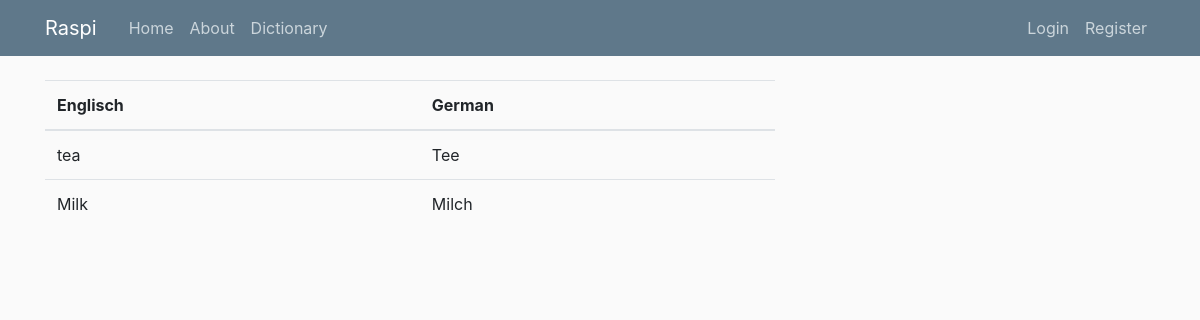
Before: /allwords with the older database file.
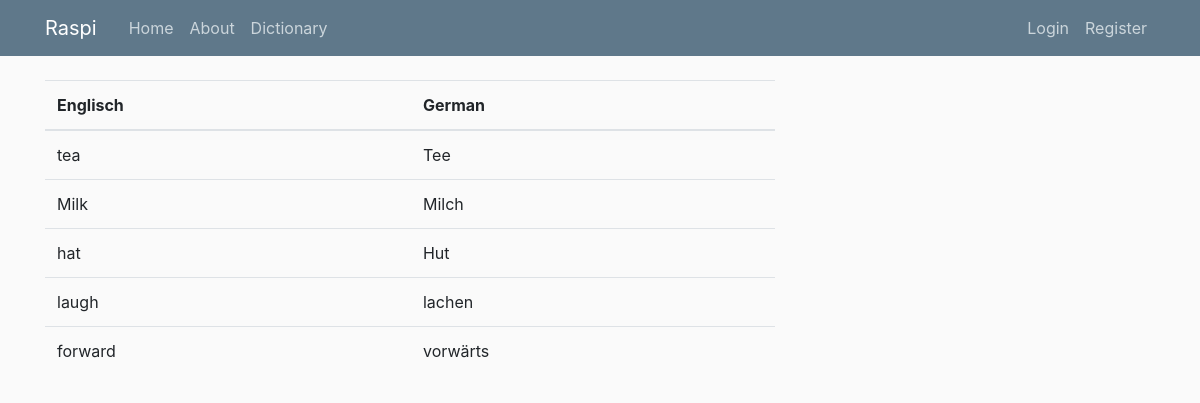
After: the same page with the newer database file.
### app/models.py (models this page shows, shortened)
class Dictionary(db.Model):
    id = db.Column(db.Integer, primary_key=True)
    engl = db.Column(db.String(120), unique=True, nullable=False)
    german = db.Column(db.String(120), unique=True, nullable=False)

### app/routes.py (the view)
@app.route('/allwords', methods=['GET', 'POST'])
def allwords():
    number_words = Dictionary.query.count()
    word_list = []
    for i in range(1, number_words+1):
        pair = Dictionary.query.filter_by(id=i).first()
        word_list.append((pair.engl, pair.german))
    return render_template('allwords.html', word_list=word_list)

### app/templates/allwords.html
{% extends "base_layout.html" %}
{% import "bootstrap/wtf.html" as wtf%}
{% block content %}
<table class="table">
    <thead>
    <tr>
        <th scope="col">Englisch</th>
        <th scope="col">German</th>
    </tr>
    </thead>
    <tbody>
    {% for pair in (word_list) %}
    <tr>
        <td>{{pair[0]}}</td>
        <td>{{pair[1]}}</td>
    </tr>
    {% endfor %}
    </tbody>
</table>
{% endblock %}

### app/templates/base_layout.html (shortened to what this page needs)
<!DOCTYPE html>
<html lang="en">
<head>
    <link rel="stylesheet" href="https://stackpath.bootstrapcdn.com/bootstrap/4.5.2/css/bootstrap.min.css"
>
    <link rel="stylesheet" type="text/css" href="{{ url_for('static', filename='main.css') }}">
</head>
<body>
<header class="site-header">
    <nav class="navbar navbar-expand-md navbar-dark bg-steel fixed-top">
        <div class="container">
            <a class="navbar-brand mr-4" href="/">Raspi</a>
            <div class="collapse navbar-collapse" id="navbarToggle">
                <div class="navbar-nav mr-auto">
                    <a class="nav-item nav-link" href="{{ url_for('index') }}">Home</a>
                    <a class="nav-item nav-link" href="{{ url_for('about') }}">About</a>
                    <a class="nav-item nav-link" href="{{ url_for('dictionary') }}">Dictionary</a>
                </div>
                <div class="navbar-nav">
                    {% if current_user.is_authenticated %}
                        <a class="nav-item nav-link" href="{{ url_for('logout') }}">Logout</a>
                    {% else %}
                        <a class="nav-item nav-link" href="{{ url_for('login') }}">Login</a>
                        <a class="nav-item nav-link" href="{{ url_for('register') }}">Register</a>
                    {% endif %}
                </div>
            </div>
        </div>
    </nav>
</header>
<main role="main" class="container">
    <div class="row">
        <div class="col-md-8">
            {% block content %}{% endblock %}
        </div>
    </div>
</main>
</body>
</html>

### app/static/main.css (style rules this page uses)
body { background: #fafafa; color: #333333; margin-top: 5rem; }
.bg-steel { background-color: #5f788a; }
.site-header .navbar-nav .nav-link { color: #cbd5db; }

Changed rows visible on the page:
added Dictionary: engl "hat", german "Hut"
added Dictionary: engl "laugh", german "lachen"
added Dictionary: engl "forward", german "vorwärts"
